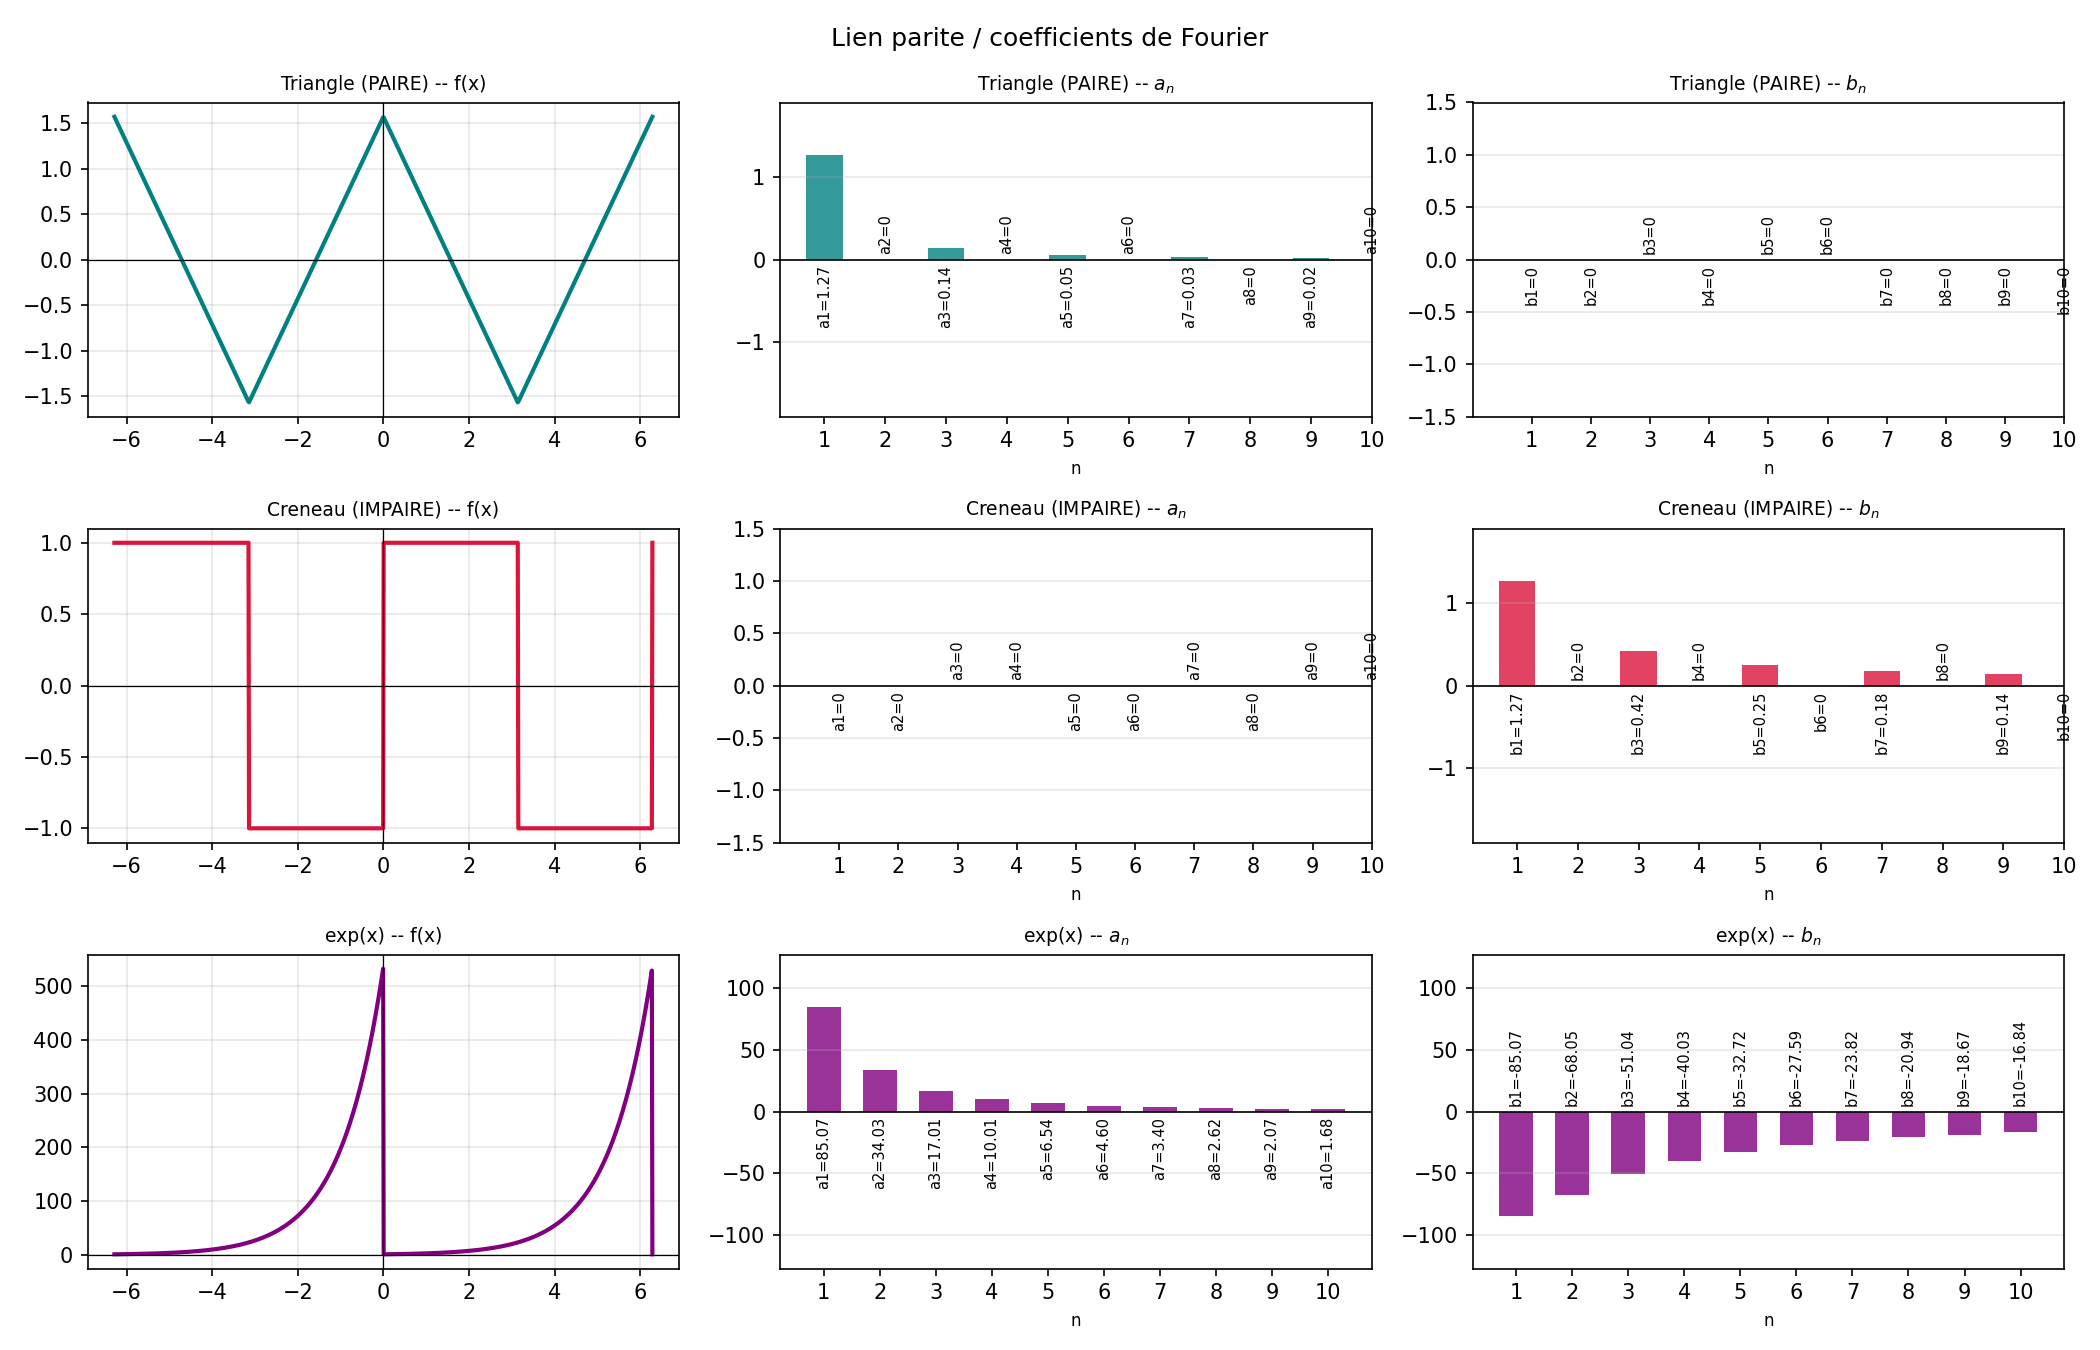

Generate this figure with Python:
import numpy as np
import matplotlib.pyplot as plt
from scipy.integrate import quad

# ============================================================
#  Exercice 4 -- Lien parite / coefficients de Fourier
#
#  Si f est PAIRE  => bn = 0 pour tout n
#  Si f est IMPAIRE => a0 = 0 et an = 0 pour tout n
# ============================================================

T = 2 * np.pi
x = np.linspace(0, 2 * T, 1000)
N_max = 10

# --- Calcul des coefficients ---
def calcul_a0(f, T):
    val, _ = quad(f, 0, T)
    return (2 / T) * val

def calcul_an(f, T, n):
    val, _ = quad(lambda x: f(x) * np.cos(2 * np.pi * n * x / T), 0, T)
    return (2 / T) * val

def calcul_bn(f, T, n):
    val, _ = quad(lambda x: f(x) * np.sin(2 * np.pi * n * x / T), 0, T)
    return (2 / T) * val

def afficher_coefficients(f, nom):
    a0 = calcul_a0(f, T)
    an = [calcul_an(f, T, n) for n in range(1, N_max + 1)]
    bn = [calcul_bn(f, T, n) for n in range(1, N_max + 1)]
    print(f"\n{'='*55}")
    print(f"  f(x) = {nom}")
    print(f"{'='*55}")
    print(f"  a0 = {a0:+.6f}")
    print(f"  {'n':>3} | {'a_n':>12} | {'b_n':>12}")
    print(f"  {'-'*3}-+-{'-'*12}-+-{'-'*12}")
    for n in range(1, N_max + 1):
        print(f"  {n:>3} | {an[n-1]:>+12.6f} | {bn[n-1]:>+12.6f}")
    return a0, an, bn

# ============================================================
#  Fonctions periodisees sur [0, 2pi]
# ============================================================

# Paire : cos(x)
def f_paire(x):
    return np.cos(x % T - np.pi)   # cosinus centre en pi -> symetrique

# Impaire : sin(x)
def f_impaire(x):
    return np.sin(x % T - np.pi)   # sinus centre en pi -> antisymetrique

# Ni paire ni impaire : exp(x) periodisee sur [0, T[
def f_quelconque(x):
    return np.exp(x % T)

# Paire explicite : triangle (de l'exercice Fourier)
def f_triangle(x):
    x_mod = x % T
    return np.abs(x_mod - np.pi) - np.pi / 2

# Impaire explicite : creneau (de l'exercice Fourier)
def f_creneau(x):
    x_mod = x % T
    return np.where(x_mod < np.pi, 1.0, -1.0)

# ============================================================
#  Affichage des coefficients
# ============================================================
a0_p,  an_p,  bn_p  = afficher_coefficients(f_triangle,   "triangle (paire)")
a0_i,  an_i,  bn_i  = afficher_coefficients(f_creneau,    "creneau (impaire)")
a0_q,  an_q,  bn_q  = afficher_coefficients(f_quelconque, "exp(x)")

# ============================================================
#  Graphique : barres des coefficients
# ============================================================
n_vals  = list(range(1, N_max + 1))
SEUIL   = 1e-6   # en dessous : barre non affichee

def tracer_barres(ax, n_vals, coeffs, prefixe, titre, couleur):
    """Trace les barres des coefficients et annote la valeur au pied de chaque barre."""
    valeurs_non_nulles = [v for v in coeffs if abs(v) >= SEUIL]
    ymax = max((abs(v) for v in valeurs_non_nulles), default=1)

    for n, v in zip(n_vals, coeffs):
        if abs(v) >= SEUIL:
            ax.bar(n, v, color=couleur, alpha=0.8, width=0.6)
        # Annotation toujours affichee
        label = f'{prefixe}{n}=0' if abs(v) < SEUIL else f'{prefixe}{n}={v:.2f}'
        y_txt = -ymax * 0.05 if v >= 0 else ymax * 0.05
        va    = 'top'         if v >= 0 else 'bottom'
        ax.text(n, y_txt, label,
                ha='center', va=va, fontsize=7, rotation=90)

    ax.axhline(0, color='black', linewidth=0.8)
    ax.set_ylim(-ymax * 1.5, ymax * 1.5)
    ax.set_title(titre, fontsize=9)
    ax.set_xlabel('n', fontsize=8)
    ax.set_xticks(n_vals)
    ax.grid(True, alpha=0.3, axis='y')

x_plot = np.linspace(-T, T, 1000)

donnees = [
    (f_triangle,   an_p, bn_p, "Triangle (PAIRE)",          "teal"),
    (f_creneau,    an_i, bn_i, "Creneau (IMPAIRE)",          "crimson"),
    (f_quelconque, an_q, bn_q, "exp(x)",                     "purple"),
]

fig, axes = plt.subplots(3, 3, figsize=(14, 9))

for row, (f, an, bn, titre, couleur) in enumerate(donnees):
    # Colonne 0 : trace de la fonction
    axes[row, 0].plot(x_plot, f(x_plot), color=couleur, linewidth=2)
    axes[row, 0].axhline(0, color='black', linewidth=0.6)
    axes[row, 0].axvline(0, color='black', linewidth=0.6)
    axes[row, 0].set_title(f'{titre} -- f(x)', fontsize=9)
    axes[row, 0].grid(True, alpha=0.3)

    # Colonnes 1 et 2 : barres des coefficients
    tracer_barres(axes[row, 1], n_vals, an, 'a', f'{titre} -- $a_n$', couleur)
    tracer_barres(axes[row, 2], n_vals, bn, 'b', f'{titre} -- $b_n$', couleur)

fig.suptitle("Lien parite / coefficients de Fourier", fontsize=12)
plt.tight_layout()
plt.savefig('ex4_lien_fourier.png', dpi=150)
plt.show()
